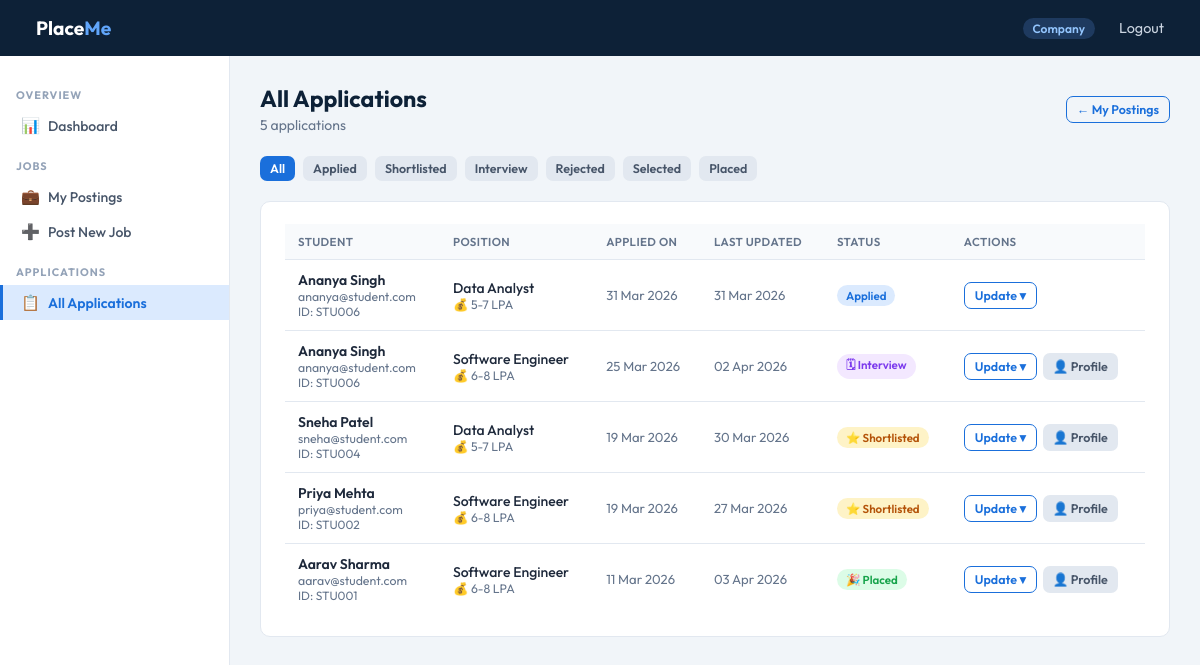
Screenshot of /company/applications/all (signed in) with the database file from the repository.
### app.py (models this page shows, shortened)
class Application(db.Model):
    __tablename__ = 'application'
    id           = db.Column(db.Integer, primary_key=True)
    student_id   = db.Column(db.Integer, db.ForeignKey('student.id'), nullable=False)
    job_id       = db.Column(db.Integer, db.ForeignKey('job_position.id'), nullable=False)
    status       = db.Column(db.String(20), default='Applied')  # Applied → Shortlisted → Selected / Rejected / Placed
    applied_date = db.Column(db.DateTime, default=datetime.utcnow)
    updated_date = db.Column(db.DateTime, default=datetime.utcnow)
    placement = db.relationship(
        'Placement', backref='application',
        uselist=False, cascade='all, delete-orphan'
    )

class Student(db.Model):
    __tablename__ = 'student'
    id              = db.Column(db.Integer, primary_key=True)
    name            = db.Column(db.String(100), nullable=False)
    email           = db.Column(db.String(120), unique=True, nullable=False)
    password        = db.Column(db.String(200), nullable=False)
    student_id      = db.Column(db.String(50), unique=True)
    contact         = db.Column(db.String(20))
    education       = db.Column(db.Text)
    skills          = db.Column(db.Text)
    resume_path     = db.Column(db.String(200))
    is_active       = db.Column(db.Boolean, default=True)
    registered_date = db.Column(db.DateTime, default=datetime.utcnow)
    applications = db.relationship(
        'Application', backref='student',
        lazy=True, cascade='all, delete-orphan'
    )

class JobPosition(db.Model):
    __tablename__ = 'job_position'
    id              = db.Column(db.Integer, primary_key=True)
    company_id      = db.Column(db.Integer, db.ForeignKey('company.id'), nullable=False)
    title           = db.Column(db.String(100), nullable=False)
    description     = db.Column(db.Text)
    required_skills = db.Column(db.Text)
    experience      = db.Column(db.String(50))
    salary_range    = db.Column(db.String(50))
    status          = db.Column(db.String(20), default='Active')  # Active / Closed
    is_approved     = db.Column(db.Boolean, default=False)
    posted_date     = db.Column(db.DateTime, default=datetime.utcnow)
    applications = db.relationship(
        'Application', backref='job_position',
        lazy=True, cascade='all, delete-orphan'
    )

### app.py (the view)
@app.route('/company/applications/all')
def company_all_applications():
    company = _company_or_401()
    if not company:
        return redirect(url_for('login'))
    if not company.is_approved or not company.is_active:
        flash('Your company account is not authorized.', 'danger')
        return redirect(url_for('login'))
    ALLOWED = ['Applied', 'Shortlisted', 'Interview', 'Rejected', 'Selected', 'Placed']
    status_filter  = request.args.get('status', '')
    company_job_ids = [j.id for j in company.job_positions]
    query = Application.query.filter(Application.job_id.in_(company_job_ids))
    if status_filter in ALLOWED:
        query = query.filter_by(status=status_filter)
    applications = query.order_by(Application.applied_date.desc()).all()
    return render_template(
        'company_all_applications.html',
        applications=applications,
        status_filter=status_filter,
        allowed_statuses=ALLOWED,
    )

### app.py (called while the page is built)
@app.context_processor
def inject_student():
    if session.get('role') == 'student':
        return dict(student=Student.query.get(session['user_id']))
    return dict(student=None)

def _company_or_401():
    if session.get('role') != 'company':
        return None
    return Company.query.get(session['user_id'])

### templates/company_all_applications.html (shortened to what this page needs)
{% extends "base.html" %}
{% block content %}
<div class="page-header">
  <div class="header-row">
    <div>
      <h1>All Applications</h1>
      <p>{{ applications|length }} application{{ 's' if applications|length != 1 else '' }}
      </p>
    </div>
    <a href="{{ url_for('company_jobs') }}" class="btn btn-outline btn-sm">← My Postings</a>
  </div>
</div>
<div style="display:flex;gap:8px;flex-wrap:wrap;margin-bottom:20px;">
  <a href="{{ url_for('company_all_applications') }}"
     class="btn btn-sm {% if not status_filter %}btn-primary{% else %}btn-gray{% endif %}">All</a>
  {% for s in allowed_statuses %}
  <a href="{{ url_for('company_all_applications') }}?status={{ s }}"
     class="btn btn-sm {% if status_filter == s %}btn-primary{% else %}btn-gray{% endif %}">{{ s }}</a>
  {% endfor %}
</div>
{% if applications %}
<div class="card">
  <div class="table-wrap">
    <table>
      <thead>
        <tr>
          <th>Student</th>
          <th>Position</th>
          <th>Applied On</th>
          <th>Last Updated</th>
          <th>Status</th>
          <th>Actions</th>
        </tr>
      </thead>
      <tbody>
        {% for app in applications %}
        <tr>
          <td>
            <div style="font-weight:600;">{{ app.student.name }}</div>
            <div style="font-size:.77rem;color:var(--gray);">{{ app.student.email }}</div>
            {% if app.student.student_id %}
            <div style="font-size:.75rem;color:var(--gray);">ID: {{ app.student.student_id }}</div>
            {% endif %}
          </td>
          <td>
            <div style="font-weight:500;">{{ app.job_position.title }}</div>
            {% if app.job_position.salary_range %}
            <div style="font-size:.77rem;color:var(--gray);">💰 {{ app.job_position.salary_range }}</div>
            {% endif %}
          </td>
          <td style="color:var(--gray);font-size:.82rem;white-space:nowrap;">
            {{ app.applied_date.strftime('%d %b %Y') }}
          </td>
          <td style="color:var(--gray);font-size:.82rem;white-space:nowrap;">
            {{ app.updated_date.strftime('%d %b %Y') }}
          </td>
          <td>
            {% if app.status == 'Applied' %}<span class="badge badge-blue">Applied</span>
            {% elif app.status == 'Shortlisted' %}<span class="badge badge-amber">⭐ Shortlisted</span>
            {% elif app.status == 'Interview' %}<span class="badge badge-purple">🗓 Interview</span>
            {% elif app.status == 'Selected' %}<span class="badge badge-green">✅ Selected</span>
            {% elif app.status == 'Placed' %}<span class="badge badge-green">🎉 Placed</span>
            {% elif app.status == 'Rejected' %}<span class="badge badge-red">Rejected</span>
            {% endif %}
          </td>
          <td>
            <div class="td-actions">
              <div style="position:relative;display:inline-block;" class="status-dropdown-wrap">
                <button class="btn btn-outline btn-sm" onclick="toggleDropdown(this)">
                  Update ▾
                </button>
              </div>
              {% if app.status in ['Shortlisted', 'Interview', 'Selected', 'Placed'] %}
              <a href="{{ url_for('company_view_student', student_id=app.student.id) }}"
                 class="btn btn-gray btn-sm">👤 Profile</a>
              {% endif %}
            </div>
          </td>
        </tr>
        {% endfor %}
      </tbody>
    </table>
  </div>
</div>
{% endif %}
{% endblock %}

### templates/base.html (style rules this page uses)
*, *::before, *::after { box-sizing: border-box; margin: 0; padding: 0; }
:root { --navy: #0d2137; --blue: #1a6fdb; --blue-lt: #dbeafe; --green: #16a34a; --green-lt:#dcfce7; --amber: #b45309; --amber-lt:#fef3c7; --red: #dc2626; --red-lt: #fee2e2; --gray: #64748b; --border: #e2e8f0; --bg: #f1f5f9; --white: #ffffff; --text: #1e293b; --sidebar-w: 230px; }
body { font-family: 'Outfit', sans-serif; background: var(--bg); color: var(--text); min-height: 100vh; }
.page-header { margin-bottom: 22px; }
.page-header h1 { font-size: 1.45rem; font-weight: 700; color: var(--navy); }
.page-header p { color: var(--gray); margin-top: 3px; font-size: .875rem; }
.header-row { display: flex; align-items: center; justify-content: space-between; flex-wrap: wrap; gap: 10px; }
.card { background: var(--white); border: 1px solid var(--border); border-radius: 10px; padding: 22px 24px; }
.table-wrap { overflow-x: auto; }
table { width: 100%; border-collapse: collapse; font-size: .875rem; }
thead th { background: #f8fafc; color: var(--gray); font-weight: 600; font-size: .72rem; text-transform: uppercase; letter-spacing: .4px; padding: 10px 13px; text-align: left; border-bottom: 1px solid var(--border); }
tbody td { padding: 11px 13px; border-bottom: 1px solid var(--border); vertical-align: middle; }
tbody tr:last-child td { border-bottom: none; }
.td-actions { display: flex; gap: 6px; flex-wrap: wrap; }
.btn { display: inline-flex; align-items: center; gap: 5px; padding: 8px 15px; border-radius: 7px; font-size: .85rem; font-weight: 600; border: none; cursor: pointer; text-decoration: none; transition: all .13s; font-family: inherit; }
.btn-primary { background: var(--blue); color: #fff; }
.btn-outline { background: transparent; color: var(--blue); border: 1.5px solid var(--blue); }
.btn-gray { background: #e2e8f0; color: #475569; }
.btn-sm { padding: 5px 10px; font-size: .78rem; }
.badge { display: inline-block; padding: 3px 9px; border-radius: 20px; font-size: .72rem; font-weight: 600; }
.badge-blue { background: var(--blue-lt); color: var(--blue); }
.badge-green { background: var(--green-lt); color: var(--green); }
.badge-amber { background: var(--amber-lt); color: var(--amber); }
.badge-purple { background: #f3e8ff; color: #7c3aed; }

### rows the page displays
Application: student.name "Ananya Singh", student.email "ananya@student.com", student.student_id "STU006", job_position "Data Analyst", job_position.salary_range "5-7 LPA", applied_date "31 Mar 2026", updated_date "31 Mar 2026", status "Applied"
Application: student.name "Ananya Singh", student.email "ananya@student.com", student.student_id "STU006", job_position "Software Engineer", job_position.salary_range "6-8 LPA", applied_date "25 Mar 2026", updated_date "02 Apr 2026", status "🗓 Interview"
Application: student.name "Sneha Patel", student.email "sneha@student.com", student.student_id "STU004", job_position "Data Analyst", job_position.salary_range "5-7 LPA", applied_date "19 Mar 2026", updated_date "30 Mar 2026", status "⭐ Shortlisted"
Application: student.name "Priya Mehta", student.email "priya@student.com", student.student_id "STU002", job_position "Software Engineer", job_position.salary_range "6-8 LPA", applied_date "19 Mar 2026", updated_date "27 Mar 2026", status "⭐ Shortlisted"
Application: student.name "Aarav Sharma", student.email "aarav@student.com", student.student_id "STU001", job_position "Software Engineer", job_position.salary_range "6-8 LPA", applied_date "11 Mar 2026", updated_date "03 Apr 2026", status "🎉 Placed"

### other values shown
{{ session.get('role') | capitalize }} "Company"
{{ applications|length }} "5"
{{ 's' if applications|length != 1 else '' }} "s"
{{ s }} "Applied" "Shortlisted" "Interview" "Rejected" "Selected" "Placed"
